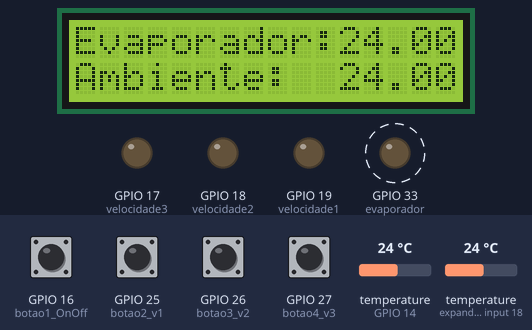
Bench run of a sketch on a simulated ESP32. Parts: 16×2 character LCD, output pins drawn as LEDs (lit = HIGH). Dashed ring = blinking. The inputs (shaded band) are chosen by the test bench; at power-on: GPIO 16 (botao1_OnOff), GPIO 25 (botao2_v1), GPIO 26 (botao3_v2), GPIO 27 (botao4_v3) HIGH, temperature (sensors on GPIO 14, expander input 18) 24 °C.

Above: at 1.31 s.
1.8 s: temperature (sensor on GPIO 14) set to 5.3 °C
At 3.42 s:
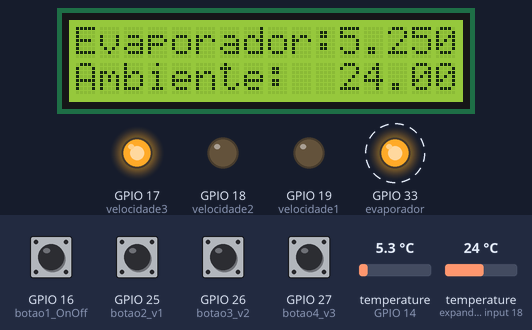
4.8 s: temperature (sensor on GPIO 14) set to 4.5 °C
At 7.04 s:
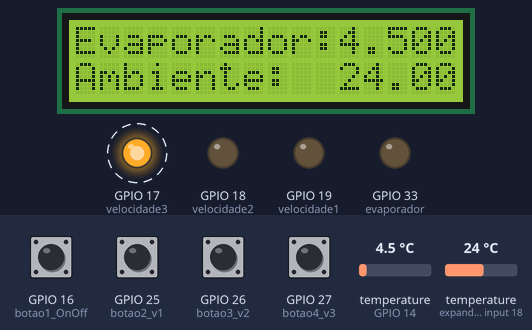
10.6 s: temperature (sensor on expander input 18) set to 12 °C
At 13.5 s:
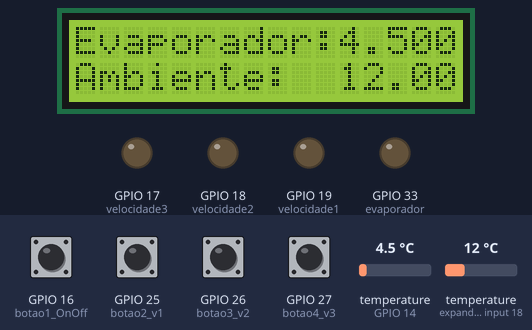
13.8 s: GPIO 27 (botao4_v3) pulled LOW for 1.1 s
At 14.09 s:
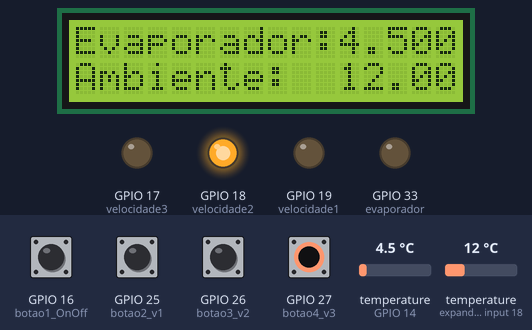
16.4 s: temperature (sensor on expander input 18) set to 19 °C
At 18.3 s:
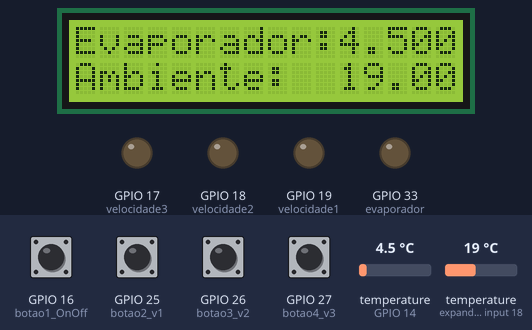
18.5 s: temperature (sensor on GPIO 14) set to 9.2 °C
At 20.6 s:
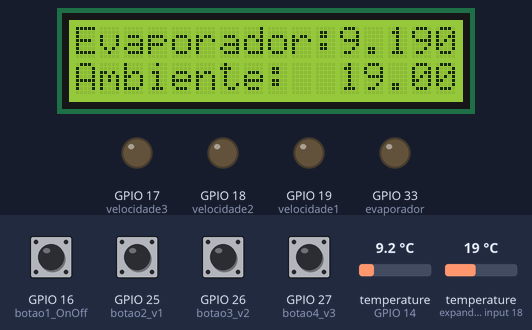
20.9 s: temperature (sensor on GPIO 14) set to 10.9 °C
Timing chart, 0 to 25.5 s (numbered marks = the images above; inputs shaded):
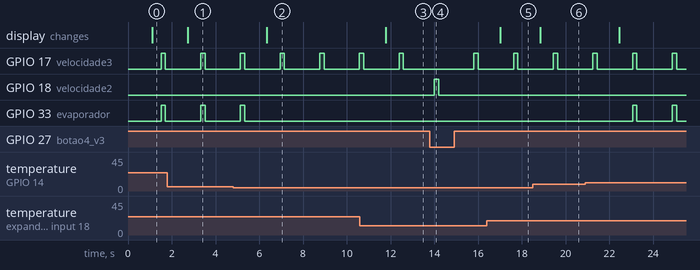

The sketch:

hardware3.ino
```cpp
/*
  Criar uma variável para controlar se o ar-condicinado está ligado ou desligado
  --Para assim remover o controle desta função da relé e passar para um comando

  bool control = false

  if(button == pressed){
    control = !control
  }

  while(contrle == true){
    C o d e
  }
*/


//Bibliotecas para o uso do LCD 16x2 I2C
#include <Wire.h>
#include <LiquidCrystal_I2C.h>

//Bibliotecas para o uso do sensor de temperartura 18b20
#include <OneWire.h>
#include <DallasTemperature.h>

//Definição das variáveis e suas respectivas portas responsáveis pelos relés
#define evaporador 33  //Relé 1
#define velocidade1 19  //Relé 2
#define velocidade2 18  //Relé 3
#define velocidade3 17  //Relé 4

//Definição das variáveis e suas respectivas portas responsáveis pelos botões
#define botao1_OnOff 16
#define botao2_v1 25
#define botao3_v2 26
#define botao4_v3 27

//Definição da variável e sua respectiva porta responsável pelo sensor de temperartura 18b20
#define sensorTemperatura 14

bool liga_desliga = false;

int btsEstado1 = LOW;  //Status do botão botao1_OnOff
int btsEstado2 = LOW;  //Status do botão botao2_v1
int btsEstado3 = LOW;  //Status do botão botao3_v2
int btsEstado4 = LOW;  //Status do botão botao4_v3

int estadoRele2 = LOW;
int estadoRele3 = LOW;
int estadoRele4 = LOW;
int estadoRele5 = LOW;

/* int auxEstadoRele1 = 0;*/
int temperaturaDesejada = 23;  // Alterar para padrão
int limiteEvaporador = 5;
int controleDiferenca = 2;
int controleLimite = 5;

int somaDiferencaAmbiente = temperaturaDesejada + controleDiferenca;
int somaDiferencaLimite = limiteEvaporador + controleLimite;

LiquidCrystal_I2C lcd(0x27, 16, 2);

OneWire oneWire(sensorTemperatura);
DallasTemperature sensors(&oneWire);

void setup() {
  Serial.begin(115200);
  lcd.init();
  lcd.backlight();

  pinMode(evaporador, OUTPUT);
  pinMode(velocidade1, OUTPUT);
  pinMode(velocidade2, OUTPUT);
  pinMode(velocidade3, OUTPUT);

  pinMode(botao1_OnOff, INPUT_PULLUP);
  pinMode(botao2_v1, INPUT_PULLUP);
  pinMode(botao3_v2, INPUT_PULLUP);
  pinMode(botao4_v3, INPUT_PULLUP);

  lcd.setCursor(0,0);
  lcd.print("Evaporador:");
  lcd.setCursor(0,1);
  lcd.print("Ambiente:");

  estadoRele3 = !estadoRele3;

  // Inicializa os sensores
  sensors.begin();
}

void loop() {
  varLigaDesliga();

  while (liga_desliga == true)
  {
    // Lê as temperaturas dos sensores
    sensors.requestTemperatures();

    // Obtém as temperaturas lidas individualmente pelos endereços dos sensores
    DeviceAddress sensor1Address;
    DeviceAddress sensor2Address;

    sensors.getAddress(sensor1Address, 0);
    sensors.getAddress(sensor2Address, 1);

    float temp1_evaporador = sensors.getTempC(sensor1Address);
    float temp2_ambiente = sensors.getTempC(sensor2Address);

    // Imprime as temperaturas no monitor serial
    lcd.setCursor(11, 0);
    lcd.print(temp1_evaporador);

    lcd.setCursor(11, 1);
    lcd.print(temp2_ambiente);
    /*Alterar essa forma, perguntar de inicio se o condensador está operente ou não,
    o que tira o or(||) desta função e pergunta apenas se a temperatura desejada foi atingida*/
    if(temp1_evaporador <= limiteEvaporador || temp2_ambiente <= temperaturaDesejada)
    {
      if(estadoRele2 == HIGH){
        estadoRele2 = !estadoRele2;
      }
    }

    if (temp2_ambiente > somaDiferencaAmbiente)
    {
      if(temp1_evaporador > somaDiferencaLimite)
      {
         if(estadoRele2 == LOW){
           estadoRele2 = !estadoRele2;
        }
      }
    }

     btsEstado2 = digitalRead(botao2_v1);
    if (btsEstado2 == HIGH)
    {
      if(estadoRele3 == LOW)
      {
        if (estadoRele4 == HIGH)
          {
            estadoRele4 = !estadoRele4;
          }

          if (estadoRele5 == HIGH)
          {
            estadoRele5 = !estadoRele5;
          }
        estadoRele3 = !estadoRele3;
        delay(200);
      }
    }

    btsEstado3 = digitalRead(botao3_v2);
    if (btsEstado3 == HIGH)
    {
     if(estadoRele4 == LOW)
     {
        if (estadoRele3 == HIGH)
        {
          estadoRele3 = !estadoRele3;
        }

        if (estadoRele5 == HIGH)
        {
          estadoRele5 = !estadoRele5;
        }

        estadoRele4 = !estadoRele4;
        delay(200);
      }
    }

    btsEstado4 = digitalRead(botao4_v3);
      if (btsEstado4 == HIGH)
      {
        if(estadoRele5 == LOW)
        {
          if (estadoRele3 == HIGH)
          {
            estadoRele3 = !estadoRele3;
          }

          if (estadoRele4 == HIGH)
          {
            estadoRele4 = !estadoRele4;
          }

          estadoRele5 = !estadoRele5;
          delay(200);
        }
      }
    digitalWrite(velocidade1, estadoRele3);
    digitalWrite(velocidade2, estadoRele4);
    digitalWrite(velocidade3, estadoRele5);
    digitalWrite(evaporador, estadoRele2);

    varLigaDesliga();
  }
    digitalWrite(velocidade1, LOW);
    digitalWrite(velocidade2, LOW);
    digitalWrite(velocidade3, LOW);
    digitalWrite(evaporador, LOW);
}

void varLigaDesliga(){
  btsEstado1 = digitalRead(botao1_OnOff);
  if (btsEstado1 == HIGH)  // Se o botão de ligar for pressionado
  {
    somaDiferencaAmbiente = somaDiferencaAmbiente - controleDiferenca;
    liga_desliga = !liga_desliga;
    delay(200);
  }
}
```

Measured:
- the behaviour switches between 5.1 and 5 °C on temperature (sensor on GPIO 14) (found by bisection; images 1 and 2)
- after the input at 1.8 s, the display: changes after 0.92 s (image 1)
- after the input at 4.8 s, GPIO 33 (evaporador): goes on until 5.3 s, then stays LOW; the display: changes after 1.5 s (image 2)
- after the input at 10.6 s, the display: changes after 1.2 s (image 3)
- after the input at 13.8 s, GPIO 18 (velocidade2): LOW → HIGH after 0.20 s, → LOW 0.20 s later
- after the input at 16.4 s, the display: changes after 0.62 s (image 5)
- after the input at 18.5 s, the display: changes after 0.33 s (image 6)
- after the input at 20.9 s, GPIO 33 (evaporador): alternates HIGH for 0.20 s and LOW for 1.6 s, starting after 2.2 s
